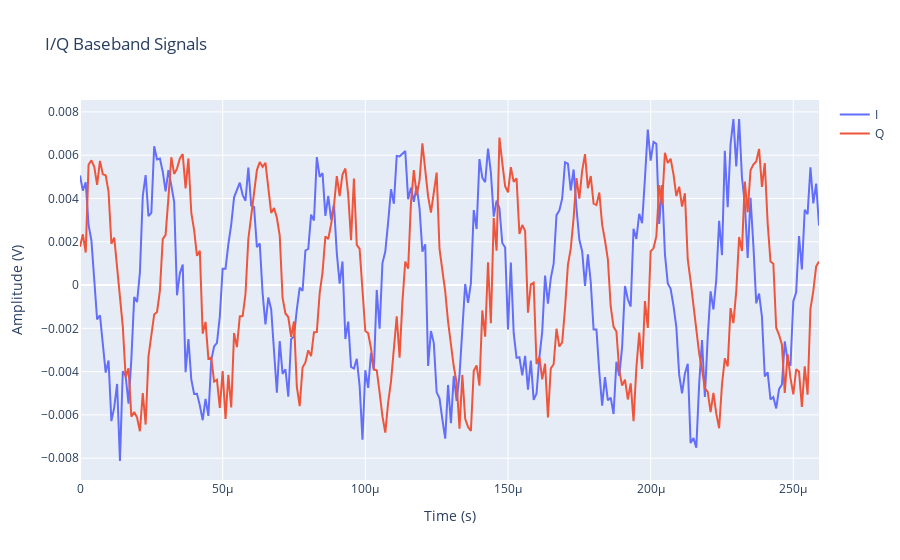

The code cell stored with this chart in its notebook:
### Markdown cell above
_Plot the baseband samples_

### Code cell
fig = go.Figure()

fig.add_trace(go.Scatter(
    x=timestamp[0, 0, :],
    y=np.real(baseband[0, 0, :]),
    name='I',
))
fig.add_trace(go.Scatter(
    x=timestamp[0, 0, :],
    y=np.imag(baseband[0, 0, :]),
    name='Q',
))

fig.update_layout(
    title='I/Q Baseband Signals',
    yaxis=dict(title='Amplitude (V)'),
    xaxis=dict(title='Time (s)'),
)

fig.show()

### Figure 1 — Plotly figure (JSON) as saved in the notebook; plotly's stock layout.template omitted (floating-point values rounded to 4 significant figures; data arrays with more than 128 entries replaced by an {"elided": "..."} marker saying what was removed)
{"data": [{"name": "I", "type": "scatter", "x": {"elided": "260 float values"}, "y": {"elided": "260 float values"}}, {"name": "Q", "type": "scatter", "x": {"elided": "260 float values"}, "y": {"elided": "260 float values"}}], "layout": {"title": {"text": "I/Q Baseband Signals"}, "xaxis": {"title": {"text": "Time (s)"}}, "yaxis": {"title": {"text": "Amplitude (V)"}}}}
